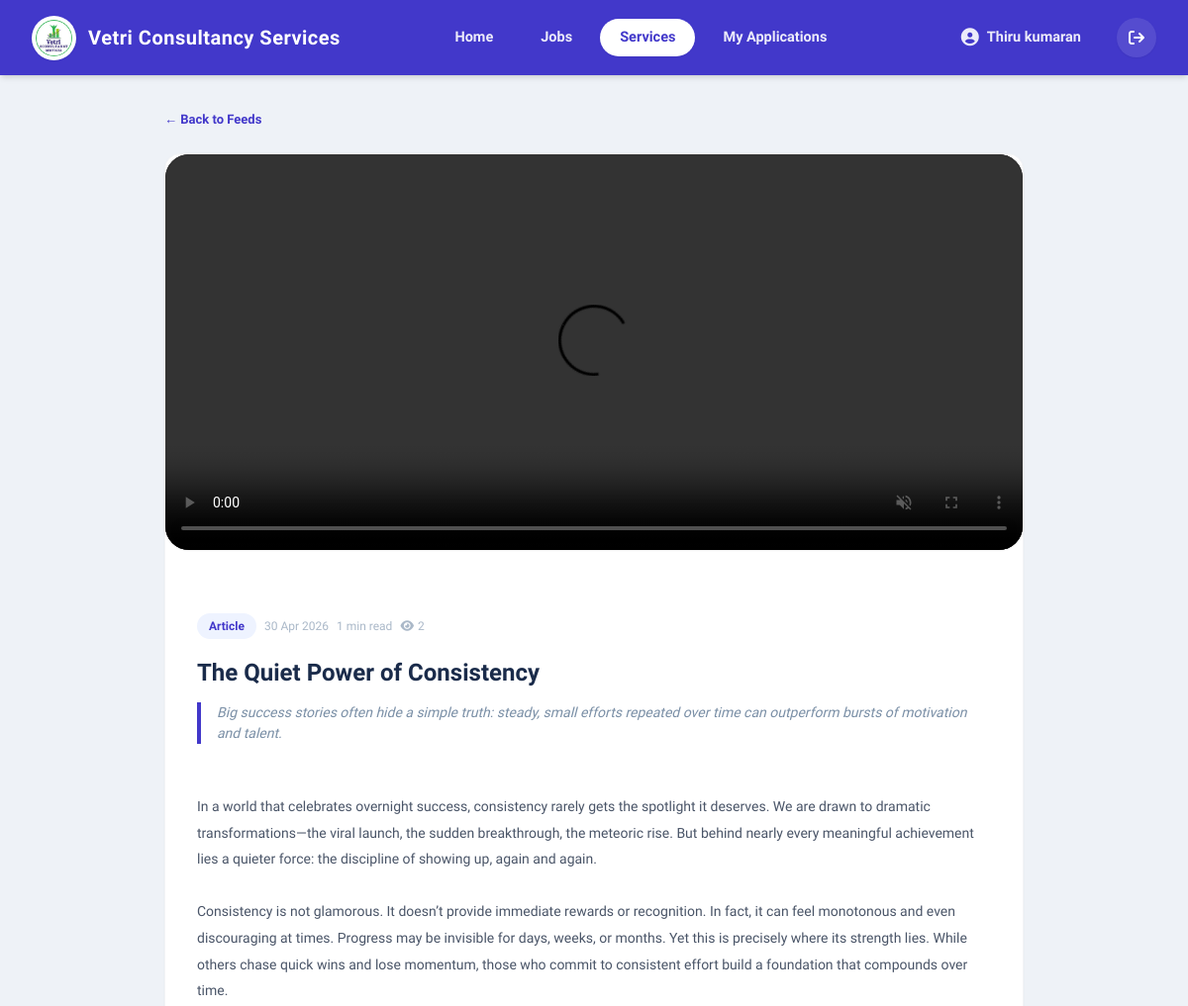
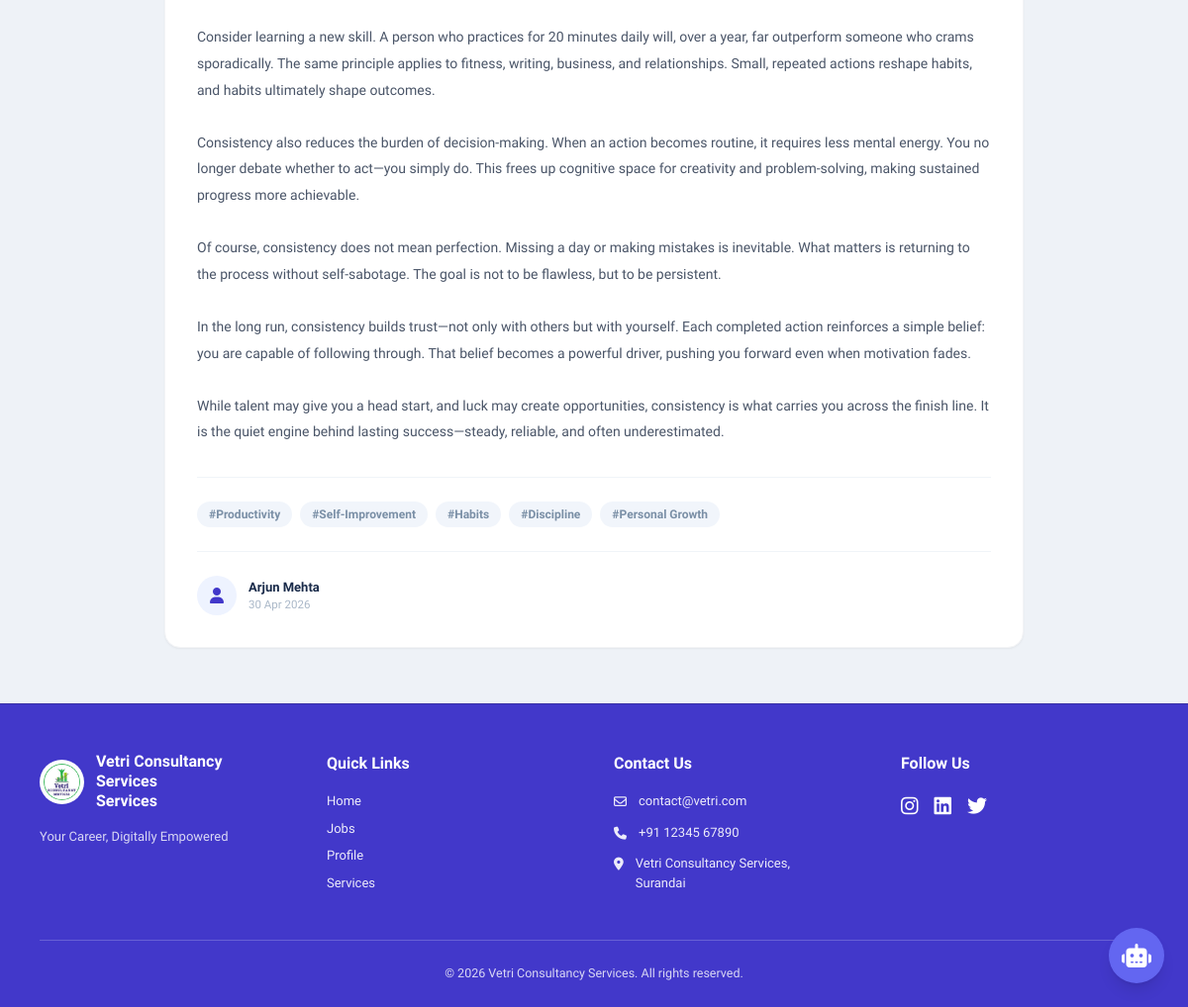
Page /services/feeds/the-quiet-power-of-consistency/ (signed in) on the committed database (2 pictures, top to bottom).
### vcs/models.py (models this page shows, shortened)
class UISettings(models.Model):
    site_name = models.CharField(max_length=100, default="Vetri Consultancy Services")
    logo = models.ImageField(upload_to='site_config/', blank=True, null=True)
    login_illustration = models.ImageField(upload_to='site_config/', blank=True, null=True)
    candidate_tab_text = models.CharField(max_length=50, default="Candidate")
    trainee_tab_text = models.CharField(max_length=50, default="Trainee")
    company_tab_text = models.CharField(max_length=50, default="Company")
    class Meta:
        verbose_name = "Login UI Settings"
        verbose_name_plural = "Login UI Settings"

class User(AbstractUser):
    class Role(models.TextChoices):
        CANDIDATE = 'candidate', 'Candidate'
        TRAINEE   = 'trainee',   'Trainee'
        COMPANY   = 'company',   'Company'
    role = models.CharField(max_length=20,choices=Role.choices,blank=True,null=True,)
    groups = models.ManyToManyField(Group, blank=True,related_name='vcs_user_set',)
    user_permissions = models.ManyToManyField(Permission, blank=True,related_name='vcs_user_set',)

class CandidateProfile(models.Model):
    class SubscriptionPlan(models.TextChoices):
        FREE = 'Free', 'Free'
        PRO  = 'Pro',  'Pro'
    GENDER_CHOICES = (
        ('Male', 'Male'),
        ('Female', 'Female'),
        ('Other', 'Other')
    )
    MARITAL_CHOICES = (
        ('Single', 'Single'),
        ('Married', 'Married'),
        ('Other', 'Other')
    )
    user            = models.OneToOneField(User, on_delete=models.CASCADE, related_name='candidate_profile')
    profile_photo   = models.ImageField(upload_to='profile_photos/', blank=True, null=True)
    full_name       = models.CharField(max_length=255)
    phone_number    = models.CharField(max_length=20, blank=True, null=True)
    resume          = models.FileField(upload_to='resumes/', blank=True, null=True)
    accepted_terms  = models.BooleanField(default=False)
    created_at      = models.DateTimeField(auto_now_add=True)
    resume_headline = models.CharField(max_length=255, blank=True, null=True)
    profile_summary = models.TextField(blank=True, null=True)
    gender          = models.CharField(max_length=10, choices=GENDER_CHOICES, blank=True, null=True)
    marital_status  = models.CharField(max_length=20, choices=MARITAL_CHOICES, blank=True, null=True)
    date_of_birth   = models.DateField(blank=True, null=True)
    languages_known = models.CharField(max_length=255, blank=True, null=True, help_text="Comma separated, e.g. English, Tamil")
    skills          = models.ManyToManyField('Skill', blank=True, related_name='candidates')
    is_fresher      = models.BooleanField(default=False)
    subscription_type = models.CharField(
        max_length=10,
        choices=SubscriptionPlan.choices,
        default=SubscriptionPlan.FREE,
        help_text="Candidate's current subscription plan"
    )

class Feed(models.Model):
    class FeedType(models.TextChoices):
        ARTICLE      = 'article',     'Article'
        TIP          = 'tip',         'Career Tip'
        NEWS         = 'news',        'Industry News'
        ANNOUNCEMENT = 'announcement', 'Announcement'
    title       = models.CharField(max_length=255)
    slug        = models.SlugField(unique=True, blank=True)
    feed_type   = models.CharField(max_length=20, choices=FeedType.choices, default=FeedType.ARTICLE)
    media_file  = models.FileField(
        upload_to='feeds/media/',
        blank=True,
        null=True,
        validators=[FileExtensionValidator(allowed_extensions=['jpg', 'jpeg', 'png', 'gif', 'webp', 'mp4', 'webm', 'mov'])],
        help_text="Upload an image or a short video clip"
    )
    excerpt     = models.TextField(max_length=300, help_text="Short summary shown on card")
    content     = models.TextField(help_text="Full article content")
    author_name = models.CharField(max_length=100, default="VCS Team")
    tags        = models.CharField(max_length=255, blank=True, null=True,
                                   help_text="Comma separated e.g. Python, Career, Jobs")
    is_published = models.BooleanField(default=True)
    is_featured  = models.BooleanField(default=False)
    published_at = models.DateTimeField(auto_now_add=True)
    updated_at   = models.DateTimeField(auto_now=True)
    views        = models.PositiveIntegerField(default=0)
    class Meta:
        ordering = ['-is_featured', '-published_at']
    def save(self, *args, **kwargs):
        super().save(*args, **kwargs)
    def get_tags_list(self):
        return [t.strip() for t in (self.tags or '').split(',') if t.strip()]
    def read_time(self):
        words = len(self.content.split())
        mins  = max(1, words // 200)
        return f"{mins} min read"
    @property
    def is_video(self):
        if self.media_file:
            extension = self.media_file.name.split('.')[-1].lower()
            return extension in ['mp4', 'webm', 'mov']
        return False

### vcs/views.py (the view)
# urls.py: path('services/feeds/<slug:slug>/',       views.feed_detail,       name='feed_detail'),
@login_required(login_url='login')
def feed_detail(request, slug):
    if not is_premium_user(request.user):
        return redirect('services')
    feed = Feed.objects.get(slug=slug, is_published=True)
    feed.views += 1
    feed.save(update_fields=['views'])
    related = Feed.objects.filter(
        is_published=True, feed_type=feed.feed_type
    ).exclude(id=feed.id)[:3]
    return render(request, 'services/feed_detail.html', {
        'feed':        feed,
        'related':     related,
        'tags':        feed.get_tags_list(),
        'ui_settings': get_ui(),
    })

### vcs/templates/services/feed_detail.html (shortened to what this page needs)
{% extends 'base.html' %}
{% block content %}
<div class="max-w-[900px] mx-auto px-4 py-8">
    <a href="{% url 'feed_list' %}"
       class="text-[13px] text-[#4238ca] font-bold hover:underline no-underline mb-6 inline-block">
        ← Back to Feeds
    </a>
    <div class="bg-white rounded-[16px] shadow-sm border border-gray-100 overflow-hidden mb-6">
        {% if feed.media_file %}
        <div class="w-full h-[300px] md:h-[400px] rounded-[24px] overflow-hidden mb-8 shadow-sm">
            {% if feed.is_video %}
                <video controls autoplay muted class="w-full h-full object-cover bg-black">
                    <source src="{{ feed.media_file.url }}" type="video/mp4">
                </video>
            {% else %}
                <img src="{{ feed.media_file.url }}" alt="{{ feed.title }}" class="w-full h-full object-cover">
            {% endif %}
        </div>
        {% endif %}
        <div class="p-8">
            <div class="flex items-center gap-2 mb-4">
                <span class="text-[12px] font-bold px-3 py-1 rounded-full
                    {% if feed.feed_type == 'article' %}bg-[#eef3ff] text-[#4238ca]
                    {% elif feed.feed_type == 'tip' %}bg-[#e6fff0] text-[#057a2e]
                    {% elif feed.feed_type == 'news' %}bg-[#fff7e6] text-[#b45309]
                    {% else %}bg-[#f1f5fb] text-[#4a5568]{% endif %}">
                    {{ feed.get_feed_type_display }}
                </span>
                <span class="text-[12px] text-[#aab8c8]">{{ feed.published_at|date:"d M Y" }}</span>
                <span class="text-[12px] text-[#aab8c8]">{{ feed.read_time }}</span>
                <span class="text-[12px] text-[#aab8c8]">
                    <i class="fa-solid fa-eye mr-1"></i>{{ feed.views }}
                </span>
            </div>
            <h1 class="text-[24px] font-extrabold text-[#1a2b4a] mb-3">{{ feed.title }}</h1>
            <p class="text-[14px] text-[#7a8fa6] mb-6 border-l-4 border-[#4238ca] pl-4 italic">
                {{ feed.excerpt }}
            </p>
            <div class="text-[14px] text-[#4a5568] leading-[1.9] whitespace-pre-line">
                {{ feed.content }}
            </div>
            {% if tags %}
            <div class="flex flex-wrap gap-2 mt-8 pt-6 border-t border-[#f0f4f8]">
                {% for tag in tags %}
                <span class="bg-[#f1f5fb] text-[#7a8fa6] text-[12px] font-semibold px-3 py-1 rounded-full">
                    #{{ tag }}
                </span>
                {% endfor %}
            </div>
            {% endif %}
            <div class="flex items-center gap-3 mt-6 pt-6 border-t border-[#f0f4f8]">
                <div class="w-[40px] h-[40px] rounded-full bg-[#eef3ff] flex items-center justify-center">
                    <i class="fa-solid fa-user text-[#4238ca]"></i>
                </div>
                <div>
                    <p class="text-[13px] font-bold text-[#1a2b4a]">{{ feed.author_name }}</p>
                    <p class="text-[11.5px] text-[#aab8c8]">{{ feed.published_at|date:"d M Y" }}</p>
                </div>
            </div>
        </div>
    </div>
</div>
{% endblock %}

### vcs/templates/base.html (shortened to what this page needs)
<!DOCTYPE html>
<html lang="en">
<head>
    <link href="https://cdnjs.cloudflare.com/ajax/libs/font-awesome/6.5.1/css/all.min.css" rel="stylesheet">
    <script src="https://cdn.tailwindcss.com"></script>
</head>
<body class="font-['Exo',sans-serif] antialiased bg-[#eef2f7] min-h-screen flex flex-col">
    {% with url_name=request.resolver_match.url_name %}
    <nav class="bg-[#4238ca] text-white shadow-md sticky top-0 z-50 py-2">
        <div class="max-w-[1400px] mx-auto px-4 md:px-8 flex justify-between items-center h-[60px]">
            <a href="{% url 'dashboard' %}" class="flex items-center gap-3 no-underline">
                <div class="w-[45px] h-[45px] bg-white rounded-full p-1 flex items-center justify-center shadow-sm">
                    <img src="{% if ui_settings.logo %}{{ ui_settings.logo.url }}{% else %}/static/images/logo.png{% endif %}" alt="Logo" class="w-full h-full rounded-full object-cover">
                </div>
                <span class="text-[20px] font-bold tracking-wide hidden sm:block">
                    {{ ui_settings.site_name|default:"Vetri Consultancy Services" }}
                </span>
            </a>
            <div class="hidden md:flex items-center gap-2">
                <a href="{% url 'dashboard' %}" class="nav-link {% if 'dashboard' in url_name or url_name == 'home' %}active{% endif %}">                    Home
                </a>
                <a href="{% url 'job_list' %}" class="nav-link {% if 'job' in url_name %}active{% endif %}">
                    Jobs
                </a>
                <a href="{% url 'services' %}" class="nav-link {% if 'service' in url_name or 'feed' in url_name %}active{% endif %}">
                    Services
                </a>
                {% if request.user.is_authenticated and request.user.role in 'candidate,trainee' %}
                    <a href="{% url 'my_applications' %}" class="nav-link {% if url_name == 'my_applications' %}active{% endif %}">
                        My Applications
                    </a>
                {% endif %}
            </div>
            <div class="hidden md:flex items-center gap-4">
                {% if request.user.is_authenticated %}
                    {% if request.user.role == 'candidate' %}
                        <a href="{% url 'candidate_profile' %}" class="nav-link gap-2 {% if 'profile' in url_name %}active{% endif %}">
                            <i class="fa-solid fa-circle-user text-[18px]"></i> {{ request.user.candidate_profile.full_name }}
                        </a>
                    {% elif request.user.role == 'company' %}
                        <a href="{% url 'dashboard' %}" class="nav-link gap-2">
                            <i class="fa-solid fa-building text-[18px]"></i> {{ request.user.company_profile.company_name }}
                        </a>
                    {% elif request.user.role == 'trainee' %}
                        <a href="{% url 'trainee_profile' %}" class="nav-link gap-2 {% if 'profile' in url_name %}active{% endif %}">
                            <i class="fa-solid fa-circle-user text-[18px]"></i> {{ request.user.trainee_profile.full_name }}
                        </a>
                    {% else %}
                        <a href="{% url 'dashboard' %}" class="nav-link gap-2">
                            <i class="fa-solid fa-user text-[18px]"></i> {{ request.user.username }}
                        </a>
                    {% endif %}
                {% else %}
                    <a href="{% url 'login' %}" class="nav-link gap-2">
                        <i class="fa-solid fa-circle-user text-[18px]"></i> Login
                    </a>
                {% endif %}
                {% if request.user.is_authenticated %}
                <a href="{% url 'logout' %}" class="w-[40px] h-[40px] bg-white/10 hover:bg-[#f44336] text-white rounded-full flex items-center justify-center transition-colors shadow-sm self-center" title="Logout">
                    <i class="fa-solid fa-arrow-right-from-bracket"></i>
                </a>
                {% endif %}
            </div>
        </div>
    </nav>
    {% endwith %}
    <main class="flex-1">
        {% block content %}
        {% endblock %}
    </main>
    <footer class="bg-[#4238ca] text-white pt-12 pb-6 relative border-t border-[#3730a3]">
        <div class="max-w-[1400px] mx-auto px-6 md:px-10">
            <div class="grid grid-cols-1 md:grid-cols-2 lg:grid-cols-4 gap-10 mb-10">
                <div>
                    <div class="flex items-center gap-3 mb-4">
                        <div class="w-[45px] h-[45px] bg-white rounded-full p-1 flex items-center justify-center">
                            <img src="{% if ui_settings.logo %}{{ ui_settings.logo.url }}{% else %}/static/images/logo.png{% endif %}" alt="Logo" class="w-full h-full rounded-full object-cover">
                        </div>
                        <div class="leading-tight">
                            <span class="text-[16px] font-bold block">{{ ui_settings.site_name|default:"Vetri Consultancy" }}</span>
                            <span class="text-[16px] font-bold block">Services</span>
                        </div>
                    </div>
                    <p class="text-[13px] text-white/80 mt-3">Your Career, Digitally Empowered</p>
                </div>
                <div>
                    <h3 class="text-[16px] font-bold mb-4">Quick Links</h3>
                    <a href="{% url 'dashboard' %}" class="footer-link">Home</a>
                    <a href="{% url 'job_list' %}" class="footer-link">Jobs</a>
                    <a href="{% if request.user.role == 'candidate' %}{% url 'candidate_profile' %}{% elif request.user.role == 'trainee' %}{% url 'trainee_profile' %}{% else %}{% url 'dashboard' %}{% endif %}" class="footer-link">Profile</a>
                    <a href="{% url 'services' %}" class="footer-link">Services</a>
                </div>
                <div>
                    <h3 class="text-[16px] font-bold mb-4">Contact Us</h3>
                    <div class="flex items-start gap-3 mb-3 text-[13px] text-white/90">
                        <i class="fa-regular fa-envelope mt-1"></i>
                        <span>contact@vetri.com</span>
                    </div>
                    <div class="flex items-start gap-3 mb-3 text-[13px] text-white/90">
                        <i class="fa-solid fa-phone mt-1"></i>
                        <span>+91 12345 67890</span>
                    </div>
                    <div class="flex items-start gap-3 text-[13px] text-white/90">
                        <i class="fa-solid fa-location-dot mt-1"></i>
                        <span>Vetri Consultancy Services,<br>Surandai</span>
                    </div>
                </div>
                <div>
                    <h3 class="text-[16px] font-bold mb-4">Follow Us</h3>
                    <div class="flex gap-4">
                        <a href="#" class="social-icon"><i class="fa-brands fa-instagram"></i></a>
                        <a href="#" class="social-icon"><i class="fa-brands fa-linkedin"></i></a>
                        <a href="#" class="social-icon"><i class="fa-brands fa-twitter"></i></a>
                    </div>
                </div>
            </div>
            <div class="border-t border-white/20 pt-6 text-center text-[12.5px] text-white/80">
                © {% now "Y" %} {{ ui_settings.site_name|default:"Vetri Consultancy Service" }}. All rights reserved.
            </div>
        </div>
    </footer>
    <button class="fixed bottom-6 right-6 w-[56px] h-[56px] bg-[#6366f1] hover:bg-[#4f46e5] text-white rounded-full shadow-lg flex items-center justify-center text-[24px] transition-transform duration-200 hover:scale-105 z-50 focus:outline-none">
        <i class="fa-solid fa-robot"></i>
    </button>
</body>
</html>

### rows in the picture
UISettings: logo (picture), site_name "Vetri Consultancy Services"
User: user.candidate_profile.full_name "Thiru kumaran"
Feed: feed_type "Article", published_at "30 Apr 2026", read_time "1 min read", views "2", title "The Quiet Power of Consistency", excerpt "Big success stories often hide a simple truth: steady, small efforts repeated over time can outperform bursts of motivation and talent.", content "In a world that celebrates overnight success, consistency rarely gets the spotlight it deserves. We are drawn to dramatic transformations—the viral launch, the sudden breakthrough, the meteoric rise. But behind nearly every meaningful achievement lies a quieter force: the discipline of showing up, again and again. Consistency is not glamorous. It doesn’t provide immediate rewards or recognition. In fact, it can feel monotonous and even discouraging at times. Progress may be invisible for days, weeks, or months. Yet this is precisely where its strength lies. While others chase quick wins and lose momentum, those who commit to consistent effort build a foundation that compounds over time.…", author_name "Arjun Mehta"

### other values in the picture
{{ tag }} "Productivity" "Self-Improvement" "Habits" "Discipline" "Personal Growth"
